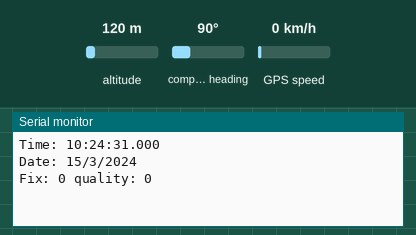
Recording of a sketch running on a simulated Arduino Uno, built with avr-gcc and run on an emulated ATmega328P. Shown: the last lines printed to the serial monitor. The test bench sets the inputs (shaded band); at power-on: altitude 120 m, compass heading 90°, GPS speed 0 km/h. The GPS gets a fix after 3 s at 37.7749, -122.4194 with 8 satellites.

Above: at 2.2 s.
2.3 s: altitude set to 20 m
At 5.2 s:
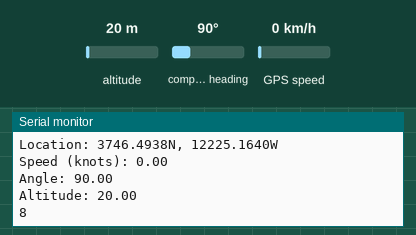
5.5 s: compass heading set to 7°
7.0 s: GPS speed set to 2 km/h
At 8.4 s:
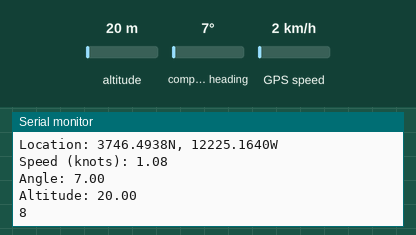
Timing chart, 0 to 10.0 s (numbered marks = the images above; inputs shaded):
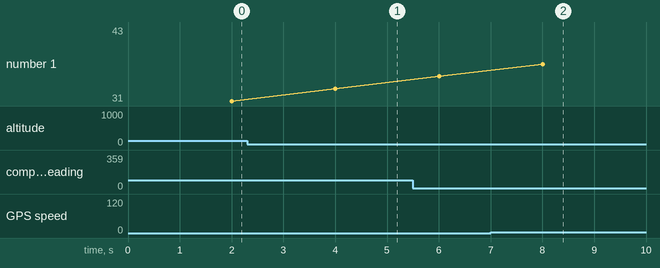

Measured:
- after the input at 2.3 s, the serial monitor: prints a new line after 1.7 s (image 1)
- after the input at 7.0 s, the serial monitor: prints a new line after 1.0 s (image 2)

The sketch:

ultimate_gps_module.ino
```cpp
#include <SoftwareSerial.h>
#include <Adafruit_GPS.h>

// Define RX/TX pins
#define RX_PIN 0
#define TX_PIN 1

// Initialize GPS module
SoftwareSerial GPSSerial(RX_PIN, TX_PIN);
Adafruit_GPS GPS(&GPSSerial);

// Set GPSECHO to 'false' to turn off echoing the GPS data to the Serial console
// Set to 'true' if you want to debug and listen to the raw GPS sentences
#define GPSECHO false

uint32_t timer = millis();

void setup()
{
  // Connect to the Serial Monitor
  Serial.begin(115200);
  while (!Serial);

  // Connect to the GPS module
  GPSSerial.begin(9600);

  // Wait for GPS module to initialize
  delay(1000);

  // Turn on RMC (recommended minimum) and GGA (fix data) including altitude
  GPS.sendCommand(PMTK_SET_NMEA_OUTPUT_RMCGGA);

  // Set the update rate
  GPS.sendCommand(PMTK_SET_NMEA_UPDATE_1HZ); // 1 Hz update rate

  // Request updates on antenna status, comment out to keep quiet
  GPS.sendCommand(PGCMD_ANTENNA);

  // Ask for firmware version
  GPSSerial.println(PMTK_Q_RELEASE);
}

void loop() // run over and over again
{
  // Read data from the GPS module
  char c = GPS.read();

  // If GPSECHO is true, print the GPS data to the Serial Monitor
  if (GPSECHO)
  {
    if (c) Serial.print(c);
  }

  // If a sentence is received, check the checksum and parse it
  if (GPS.newNMEAreceived())
  {
    if (!GPS.parse(GPS.lastNMEA()))
    {
      return;
    }
  }

  // Print out the current stats approximately every 2 seconds or so
  if (millis() - timer > 2000)
  {
    timer = millis(); // reset the timer

    Serial.print("\nTime: ");
    if (GPS.hour < 10) { Serial.print('0'); }
    Serial.print(GPS.hour, DEC); Serial.print(':');
    if (GPS.minute < 10) { Serial.print('0'); }
    Serial.print(GPS.minute, DEC); Serial.print(':');
    if (GPS.seconds < 10) { Serial.print('0'); }
    Serial.print(GPS.seconds, DEC); Serial.print('.');
    if (GPS.milliseconds < 10) { Serial.print("00"); }
    else if (GPS.milliseconds > 9 && GPS.milliseconds < 100) { Serial.print("0"); }
    Serial.println(GPS.milliseconds);

    Serial.print("Date: ");
    Serial.print(GPS.day, DEC); Serial.print('/');
    Serial.print(GPS.month, DEC); Serial.print("/20");
    Serial.println(GPS.year, DEC);

    Serial.print("Fix: "); Serial.print((int)GPS.fix);
    Serial.print(" quality: "); Serial.println((int)GPS.fixquality);
    if (GPS.fix)
    {
      Serial.print("Location: ");
      Serial.print(GPS.latitude, 4); Serial.print(GPS.lat);
      Serial.print(", ");
      Serial.print(GPS.longitude, 4); Serial.println(GPS.lon);
      Serial.print("Speed (knots): "); Serial.println(GPS.speed);
      Serial.print("Angle: "); Serial.println(GPS.angle);
      Serial.print("Altitude: "); Serial.println(GPS.altitude);
      Serial.println((int)GPS.satellites);
}}}
```
